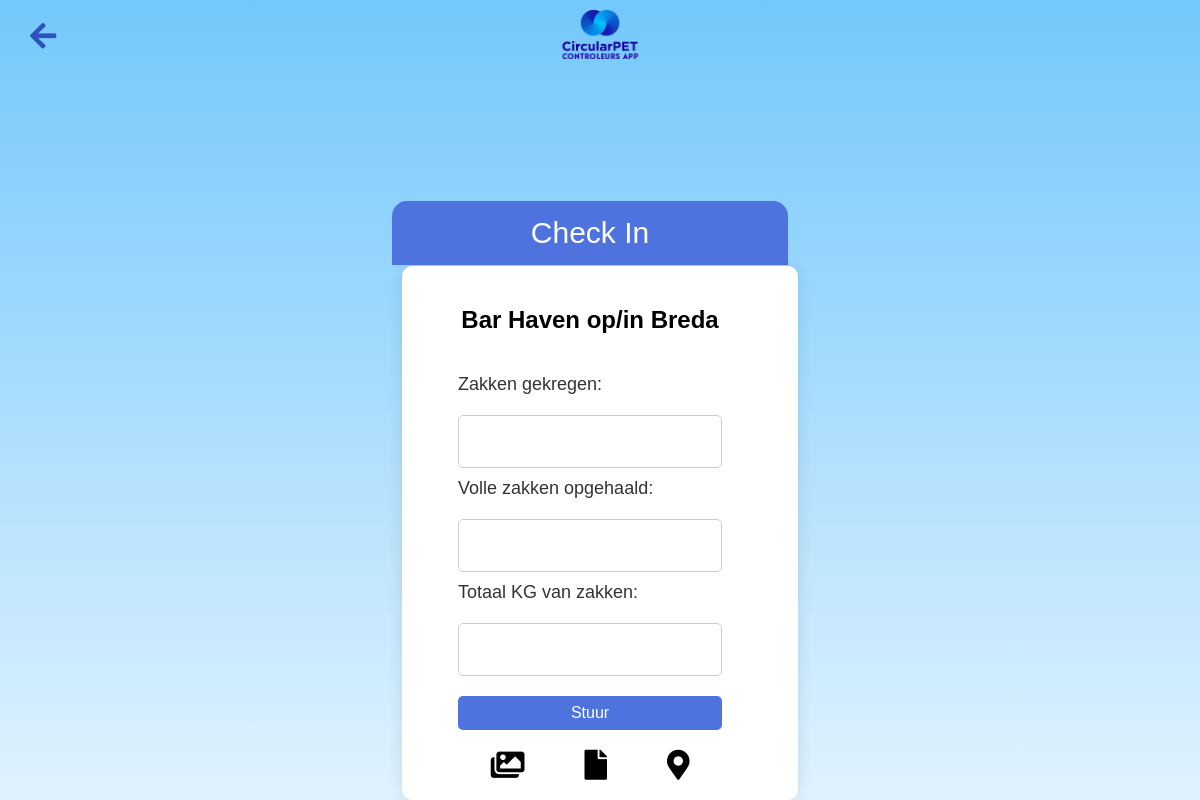
/bar/4, run on an earlier commit of the app's database.
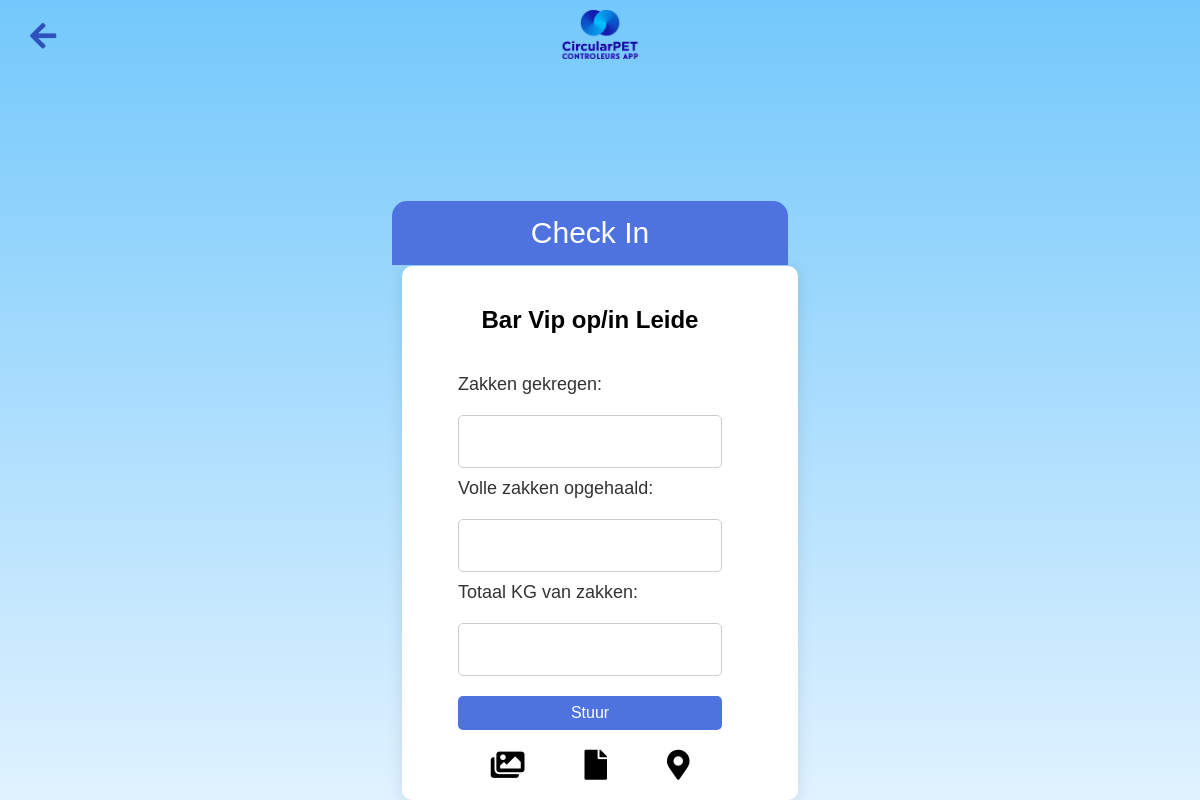
And on a later commit of the database.
### app.py (models this page shows, shortened)
class Bar(db.Model):
    id = db.Column(db.Integer, primary_key=True)
    zakken_gekregen = db.Column(db.Integer, default=0)
    volle_zakken_opgehaald = db.Column(db.Integer, default=0)
    kg_van_zak = db.Column(db.Integer, default=0)
    url = db.Column(db.String)
    link = db.Column(db.String)
    note = db.Column(db.String, nullable=True)  # Add this line to include a note field
    change_log = db.Column(db.String, default="", nullable=True)
    activity_log = db.relationship('ActivityLog', backref='bar', lazy=True)
    last_checked_in = db.Column(db.DateTime, nullable=True)
    id = db.Column(db.Integer, primary_key=True)
    name = db.Column(db.String(120), nullable=False)
    zakken = db.Column(db.Integer, nullable=False, default=0)
    bekers = db.Column(db.Integer, nullable=False, default=0)
    location_id = db.Column(db.Integer, db.ForeignKey('location.id'), nullable=False)
    location = db.relationship('Location', backref=db.backref('bars', lazy=True))

class Location(db.Model):
    __tablename__ = 'location'
    __table_args__ = {'extend_existing': True}
    id = db.Column(db.Integer, primary_key=True)
    name = db.Column(db.String(120), unique=True, nullable=False)
    zakken = db.Column(db.Integer, nullable=False, default=0)
    bekers = db.Column(db.Integer, nullable=False, default=0)
    url = db.Column(db.String(500), nullable=True)

### app.py (the view)
@app.route('/bar/<int:bar_id>', methods=['GET', 'POST'])
def bar(bar_id):
    from_admin = request.args.get('from_admin', 'false').lower() == 'true'
    session['bar_id'] = bar_id  # Store bar_id in session
    bar = Bar.query.get_or_404(bar_id)
    user = User.query.get_or_404(bar.location.users[0].id)  # Fetch the first user of the bar's location
    if request.method == 'POST':
        return redirect(url_for('bar', bar_id=bar_id))
    link = bar.link if bar.link else Bar.query.first().link  # Fallback to the first bar's link if none set.
    return render_template('bar.html', bar=bar, link=link, user=user, from_admin=from_admin)

### templates/bar.html (shortened to what this page needs)
<!DOCTYPE html>
<html lang="en">
<head>
    <link rel="stylesheet" href="{{ url_for('static', filename='main.css') }}">
    <link rel="stylesheet" href="https://cdnjs.cloudflare.com/ajax/libs/font-awesome/5.15.3/css/all.min.css">
</head>
<body>
    <img src="{{ url_for('static', filename='logo.png') }}" alt="CircularPET Logo" class="logo2">
    <a href="javascript:history.back()" class="back-button"><i class="fas fa-arrow-left"></i></a>
    <div class="cube-container bottom-boy">
        <div class="cube rond user-cube">
            <form class="check-in"  action="{{ url_for('check_in_bar', bar_id=bar.id) }}" method="post">
                <input class="check-button"  type="submit" value="Check In">
            </form>
            <h2>Bar {{ bar.name }} op/in {{ bar.location.name }}</h2>
            <form method="POST" action="{{ url_for('update_bar_details', bar_id=bar.id) }}" id="myForm">
                <div class="input-group">
                    <label for="zakken_gekregen">Zakken gekregen:</label>
                    <input type="number" name="zakken_gekregen" id="zakken_gekregen">
                </div>
                <div class="input-group">
                    <label for="volle_zakken_opgehaald">Volle zakken opgehaald:</label>
                    <input type="number" name="volle_zakken_opgehaald" id="volle_zakken_opgehaald">
                </div>
                <div class="input-group meer" id="kgVanZakContainer">
                    <label for="kg_van_zakInput">Totaal KG van zakken:</label>
                    <input type="number" id="kg_van_zakInput" name="kg_van_zak" style=" -moz-appearance: textfield;">
                </div>
                <input type="submit" value="Stuur">
            </form>
        <div class="center-nav">
            <i id="photoIcon" class="fas fa-images" style="cursor: pointer;"></i>
           <i id="noteBtn" class="fas fa-file "></i>
           <a href="{{ bar.link }}"><i class="fas fa-map-marker-alt"></i></a>
        </div>
        </div>
    </div>
</body>
</html>

What changed in the data, as far as the page shows it:
changed Bar: name "Haven" → "Vip"
changed Location: location.name "Breda" → "Leide"
